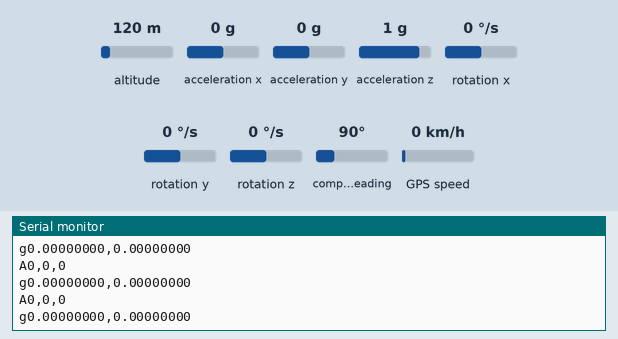
Recording of a sketch running on a simulated Arduino Leonardo, built with avr-gcc and run on an emulated ATmega32U4. Shown: the last lines printed to the serial monitor. Wiring (inferred from the names in the program): MPU-6050 motion sensor at I2C address 0x68. The inputs (shaded band) are chosen by the test bench; at power-on: acceleration x 0 g, acceleration y 0 g, acceleration z 1 g, altitude 120 m, rotation x 0 °/s, rotation y 0 °/s, rotation z 0 °/s, compass heading 90°, GPS speed 0 km/h. The GPS gets a fix after 3 s at 37.7749, -122.4194 with 8 satellites.

Above: at 1.2 s.
1.3 s: acceleration x set to -1.4 g
At 1.9 s:
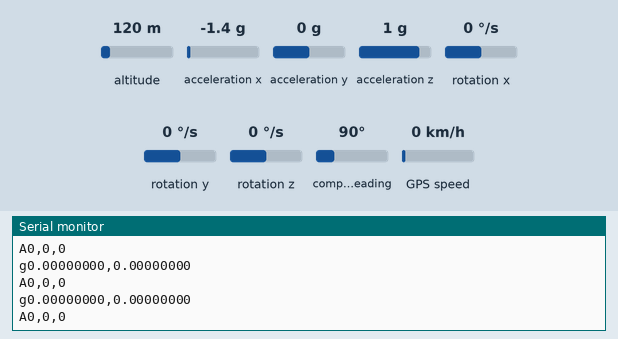
2.8 s: acceleration x set to 0 g
At 3.2 s:
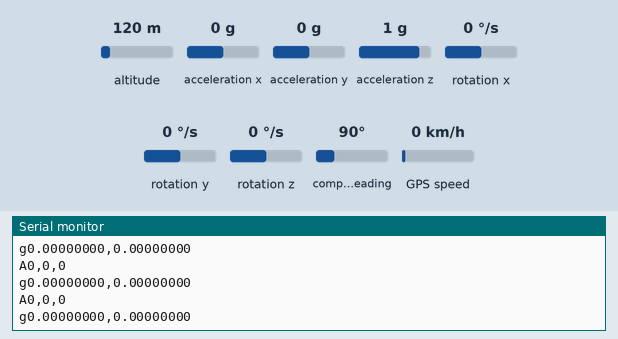
7.0 s: acceleration y set to -1.4 g
At 7.7 s:
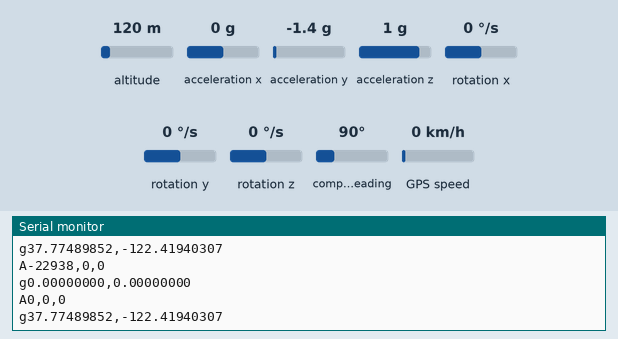
8.5 s: acceleration y set to 0.1 g
At 10.7 s:
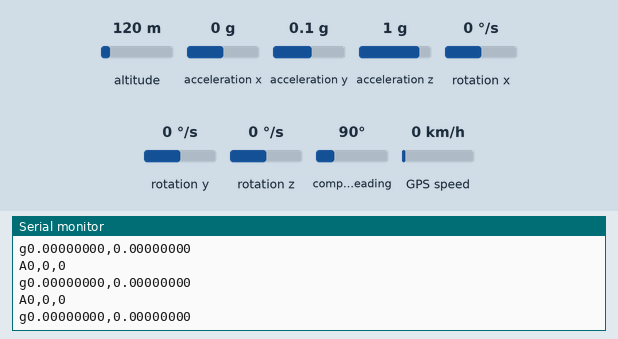
12.7 s: acceleration z set to -1.4 g
At 15.2 s:
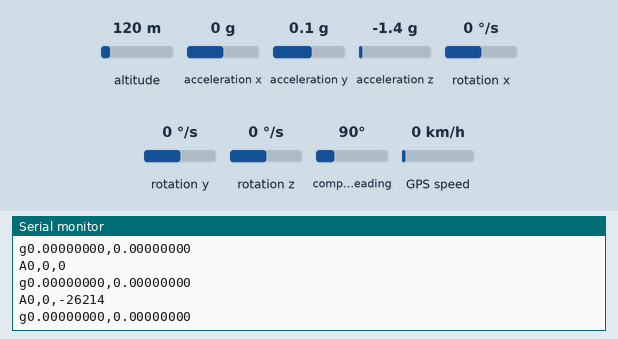
Timing chart, 0 to 16.7 s (numbered marks = the images above; inputs shaded):
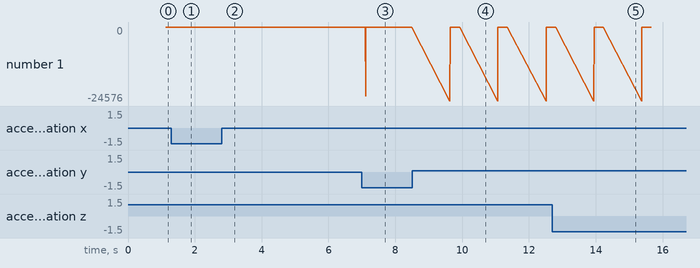

The sketch:

gps_mpu.ino
```cpp
// GPS part

/*
 Sensor  Elegoo MEGA
  VCC -> 5V
  GND -> GND
  TX -> 19
  RX -> 18
*/

#include <TinyGPSPlus.h>

// Reads from Serial1 and retrieves Latitude and Longitude
void getLatAndLon(double* Latitude, double* Longitude, TinyGPSPlus* obj){

  while (1) {
    // If Serial1 is not connected, returns
    if(!Serial1.available()) break;
    // Reads and parse a char from Serial1
    obj->encode(Serial1.read());
    // If enough chars have been parsed, returns the location
    if(obj->location.isUpdated()){
      *Latitude = obj->location.lat();
      *Longitude = obj->location.lng();
      break;
    }
  }

}

// Writes to Serial the values of latitude and longitude
// FORMAT: gR[lat],[lon]\n - for routine send
// FORMAT: gE[lat],[lon]\n - for exceptional send
void printLatAndLon(double Latitude, double Longitude){
  Serial.print("g"); Serial.print(Latitude, 8);
  Serial.print(","); Serial.println(Longitude, 8);
}

// MPU part

/*
 Sensor  Elegoo MEGA
  VCC -> 3.3V
  GND -> GND
  SCL -> 21
  SDA -> 20
*/

#include<Wire.h>

const int MPU = 0x68; // I2C address of the MPU-6050

// This should be executed once at startup
void wireStartMPU(){
  Wire.begin(); Wire.beginTransmission(MPU);
  Wire.write(0x6B);  // PWR_MGMT_1 register
  Wire.write(0);     // Wakes up the MPU-6050
  Wire.endTransmission(true);
}

// This should be executed once every time
// before reading from the MPU sensor
void prepareToReadMPU(){
  Wire.beginTransmission(MPU);
  Wire.write(0x3B);  // starting with register 0x3B (ACCEL_XOUT_H)
  Wire.endTransmission(false);
  Wire.requestFrom(MPU, 14, true); // request a total of 14 registers
}

// Reads and overwrites values of x,y,z accelerations
void readAccelerometer(int16_t* x, int16_t* y, int16_t* z){
  prepareToReadMPU();

  *x = Wire.read() << 8 | Wire.read(); // 0x3B (ACCEL_XOUT_H) & 0x3C (ACCEL_XOUT_L)
  *y = Wire.read() << 8 | Wire.read(); // 0x3D (ACCEL_YOUT_H) & 0x3E (ACCEL_YOUT_L)
  *z = Wire.read() << 8 | Wire.read(); // 0x3F (ACCEL_ZOUT_H) & 0x40 (ACCEL_ZOUT_L)
}

// Reads and overwrites values of x,y,z gyroscope
void readGyroscope(int16_t* x, int16_t* y, int16_t* z){
  prepareToReadMPU();

  *x = Wire.read() << 8 | Wire.read(); // 0x43 (GYRO_XOUT_H) & 0x44 (GYRO_XOUT_L)
  *y = Wire.read() << 8 | Wire.read(); // 0x45 (GYRO_YOUT_H) & 0x46 (GYRO_YOUT_L)
  *z = Wire.read() << 8 | Wire.read(); // 0x47 (GYRO_ZOUT_H) & 0x48 (GYRO_ZOUT_L)
}

// Writes to output the values of the accelerations
// FORMAT: A[x],[y],[z]\n
void writeAccelerometer(int16_t x, int16_t y, int16_t z){
  Serial.print("A"); Serial.print(x);
  Serial.print(","); Serial.print(y);
  Serial.print(","); Serial.println(z);
}

// Writes to output the values of the gyroscope
// FORMAT: G[x],[y],[z]\n
void writeGyroscope(int16_t x, int16_t y, int16_t z){
  Serial.print("G"); Serial.print(x);
  Serial.print(","); Serial.print(y);
  Serial.print(","); Serial.println(z);
}

const int buf_size = 100;
const unsigned long interval = 10;

TinyGPSPlus gps;
double lat, lon;
double* pLat,* pLon;

int16_t mAcX, mAcY, mAcZ;
int16_t* pAcX,* pAcY,* pAcZ;
char i;

unsigned long previousTime;

int16_t getMedian(int16_t* list, int len){

  return list[len / 2];

}

void insertSorted(int16_t* list, int len, int16_t to_insert){

  if(len == 0){
    list[0] = to_insert; return;
  }

  int j = len - 1;
  while (j >= 0) {
    if(list[j] > to_insert){ list[j + 1] = list[j]; }
    else{ break; }
    j--;
  }

  list[j + 1] = to_insert;

}

void setup(){

  Serial.begin(9600);
  Serial1.begin(9600);

  pAcX = calloc(sizeof(int16_t), buf_size);
  pAcY = calloc(sizeof(int16_t), buf_size);
  pAcZ = calloc(sizeof(int16_t), buf_size);

  pLat = calloc(sizeof(double), buf_size);
  pLon = calloc(sizeof(double), buf_size);
  i = 0;

  previousTime = millis();

  wireStartMPU();

  readAccelerometer(&pAcX[i], &pAcY[i], &pAcZ[i]);
  // readGyroscope;
  getLatAndLon(&pLat[i], &pLon[i], &gps);
  i++;

}

void empty_buffer() {

  mAcX = getMedian(pAcX, i); mAcY = getMedian(pAcY, i); mAcZ = getMedian(pAcZ, i);
    for(int j = 0; j < i; j++){
      writeAccelerometer(pAcX[j] - mAcX, pAcY[j] - mAcY, pAcZ[j] - mAcZ);
      printLatAndLon(pLat[j], pLon[j]);
    } i = 1;
  Serial.print("\n\n");

}

void loop(){

  if((millis() - previousTime) < interval)  return;

  if(i >= buf_size){
    empty_buffer();
  } else {
    readAccelerometer(&mAcX, &mAcY, &mAcZ);
    insertSorted(pAcX, i, mAcX); insertSorted(pAcY, i, mAcY); insertSorted(pAcZ, i, mAcZ);
    getLatAndLon(&pLat[i], &pLon[i], &gps); i++;
    if(abs(mAcX) >= 13000 || abs(mAcY) >= 13000 || abs(mAcX) + abs(mAcY) >= 18000)
      empty_buffer();
  }

  previousTime = millis();

}
```

Measured:
- after the input at 1.3 s, the serial monitor: prints a new line after 0.13 s (image 1)
- after the input at 7.0 s, the serial monitor: prints a new line after 0.12 s (image 3)
- after the input at 8.5 s, the serial monitor: prints a new line after 1.1 s (image 4)
- after the input at 12.7 s, the serial monitor: prints a new line after 1.5 s (image 5)
